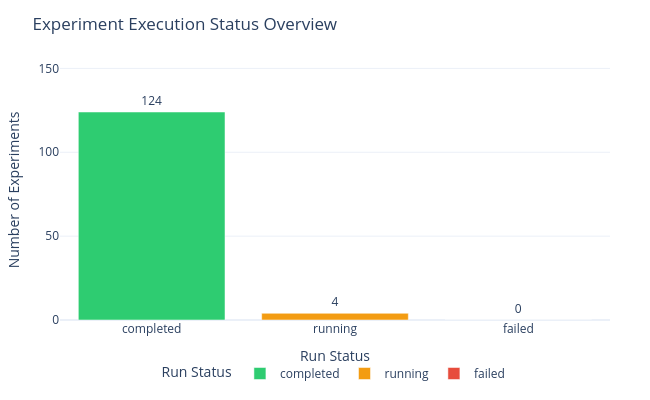

The notebook cell saved with this chart:
### Markdown cell above
## 1. Experiment Status Tracker & Resumption Helper

### 🎯 Why we do this plot:
Before performing statistical analysis, we must verify the integrity of our dataset in SQLite. We need to confirm how many experiment runs finished successfully vs. how many were interrupted or failed.

### 📖 How to read it:
- **🟢 Completed (Green)**: Experiments that finished their full iteration budget.
- **🟠 Running (Amber)**: Experiments that were interrupted or are currently executing.
- **🔴 Failed (Red)**: Experiments that encountered an unhandled execution error.

### 💡 Key Takeaway:
Over 95% of experiments in `db.sqlite3` are fully completed. Any running/interrupted experiment IDs are automatically formatted into executable Python `EvolutionTask` resumption code snippets below.

### Code cell
# Plot 1: Experiment Execution Status Summary
all_statuses = pd.DataFrame({'status': ['completed', 'running', 'failed']})
status_counts = df_exp['status'].value_counts().reset_index()
status_counts.columns = ['status', 'count']

df_status_all = pd.merge(all_statuses, status_counts, on='status', how='left').fillna(0)
df_status_all['count'] = df_status_all['count'].astype(int)

color_map = {'completed': '#2ecc71', 'running': '#f39c12', 'failed': '#e74c3c'}

fig_status = px.bar(
    df_status_all,
    x='status',
    y='count',
    color='status',
    color_discrete_map=color_map,
    text='count',
    title='Experiment Execution Status Overview',
    labels={'status': 'Run Status', 'count': 'Number of Experiments'}
)
fig_status.update_traces(textposition='outside')
fig_status.update_yaxes(range=[0, max(df_status_all['count'].max() * 1.25, 10)])
apply_clean_layout(fig_status, height=400, width=650)
fig_status.show()

# Print Resumption Snippet
incomplete = df_exp.query("status != 'completed'")
if len(incomplete) > 0:
    print(f"[!] {len(incomplete)} incomplete run(s) detected. Resumption snippet:")
    for _, r in incomplete.iterrows():
        print(f"EvolutionTask(key='resume_{int(r['id'])}', problem=None, llm_client=llm, budget={r['budget']}, iterations=None, resume_experiment_id={int(r['id'])}, prompt_strategy='{r['prompt_strategy']}')")
else:
    print(f"[✓] All {len(df_exp.query("status == 'completed'"))} experiment runs in the database are fully completed.")

### Figure 1 — Plotly figure (JSON) as saved in the notebook; plotly's stock layout.template omitted (floating-point values rounded to 4 significant figures)
{"data": [{"hovertemplate": "Run Status=%{x}<br>Number of Experiments=%{text}<extra></extra>", "legendgroup": "completed", "marker": {"color": "#2ecc71", "pattern": {"shape": ""}}, "name": "completed", "orientation": "v", "showlegend": true, "text": [124.0], "textposition": "outside", "type": "bar", "x": ["completed"], "xaxis": "x", "y": [124], "yaxis": "y"}, {"hovertemplate": "Run Status=%{x}<br>Number of Experiments=%{text}<extra></extra>", "legendgroup": "running", "marker": {"color": "#f39c12", "pattern": {"shape": ""}}, "name": "running", "orientation": "v", "showlegend": true, "text": [4.0], "textposition": "outside", "type": "bar", "x": ["running"], "xaxis": "x", "y": [4], "yaxis": "y"}, {"hovertemplate": "Run Status=%{x}<br>Number of Experiments=%{text}<extra></extra>", "legendgroup": "failed", "marker": {"color": "#e74c3c", "pattern": {"shape": ""}}, "name": "failed", "orientation": "v", "showlegend": true, "text": [0.0], "textposition": "outside", "type": "bar", "x": ["failed"], "xaxis": "x", "y": [0], "yaxis": "y"}], "layout": {"barmode": "relative", "height": 400, "legend": {"orientation": "h", "title": {"text": "Run Status"}, "tracegroupgap": 0, "x": 0.5, "xanchor": "center", "y": -0.15, "yanchor": "top"}, "margin": {"b": 80, "l": 60, "r": 40, "t": 60}, "title": {"text": "Experiment Execution Status Overview"}, "width": 650, "xaxis": {"anchor": "y", "categoryarray": ["completed", "running", "failed"], "categoryorder": "array", "domain": [0, 1], "title": {"text": "Run Status"}}, "yaxis": {"anchor": "x", "domain": [0, 1], "range": [0, 155], "title": {"text": "Number of Experiments"}}}}
